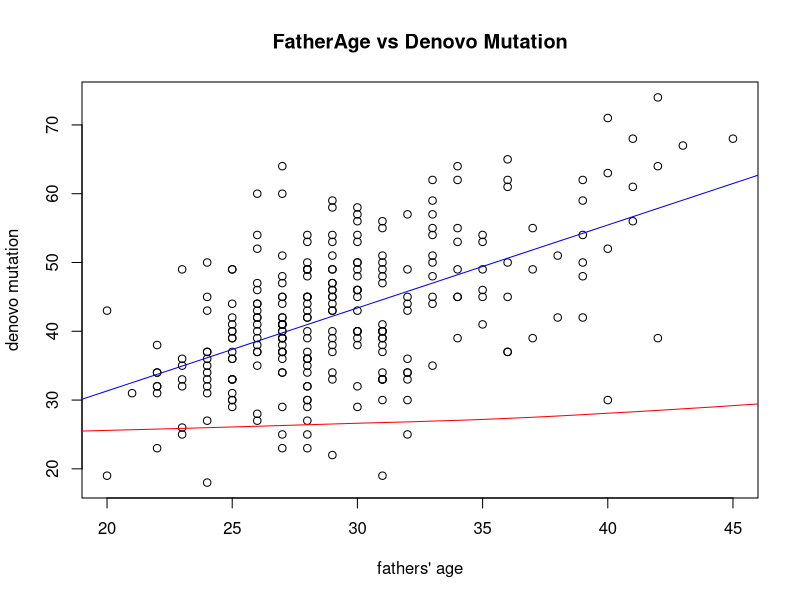
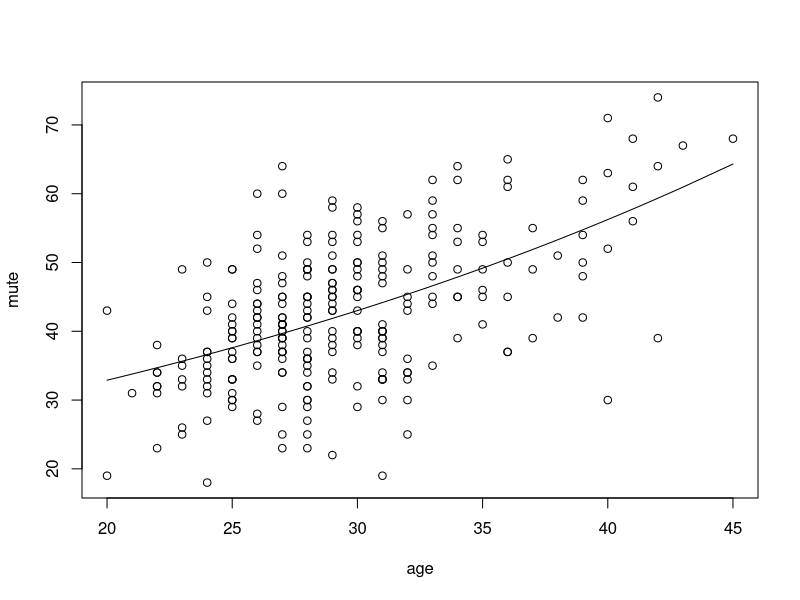
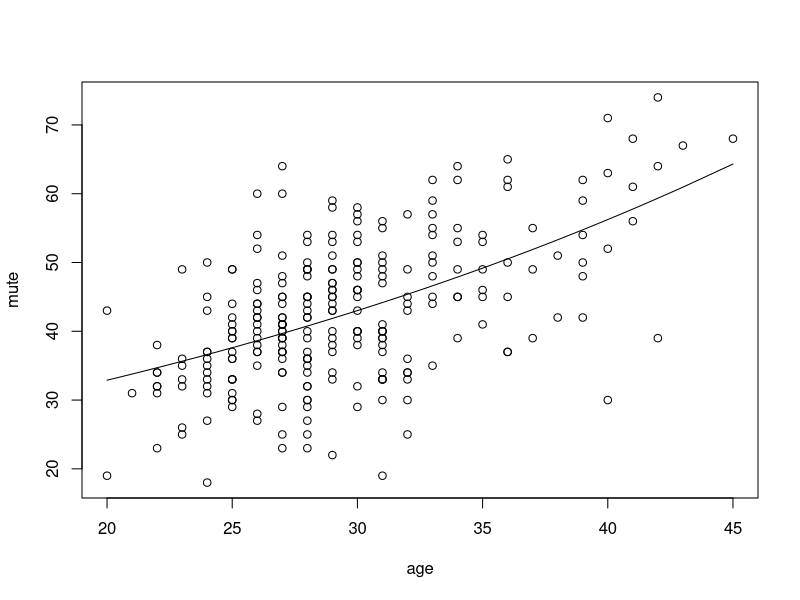
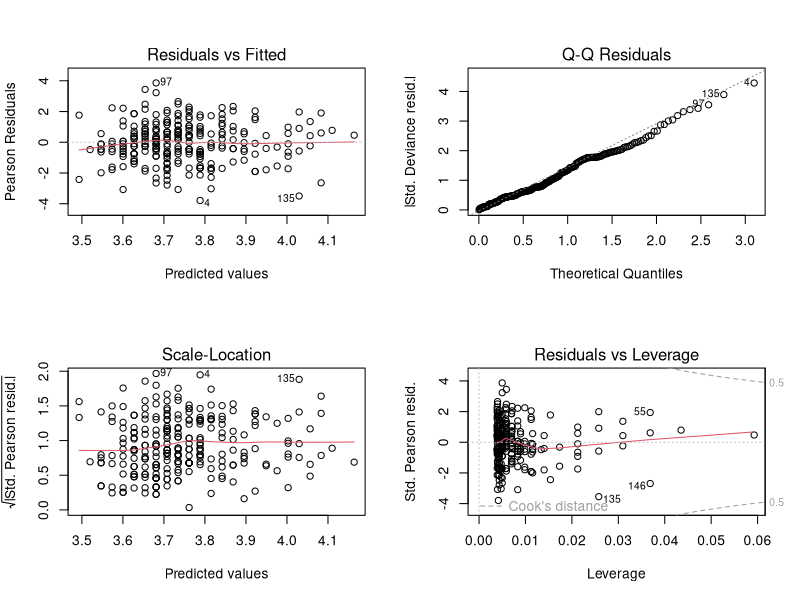
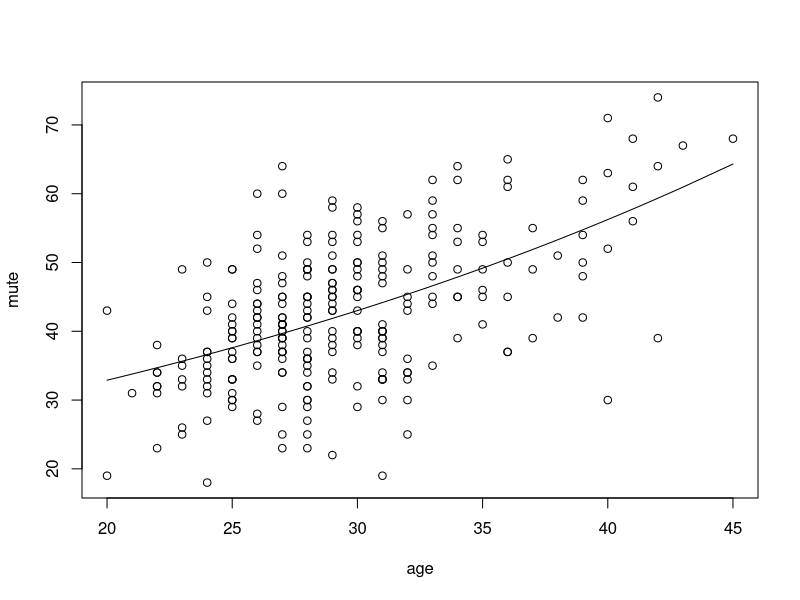
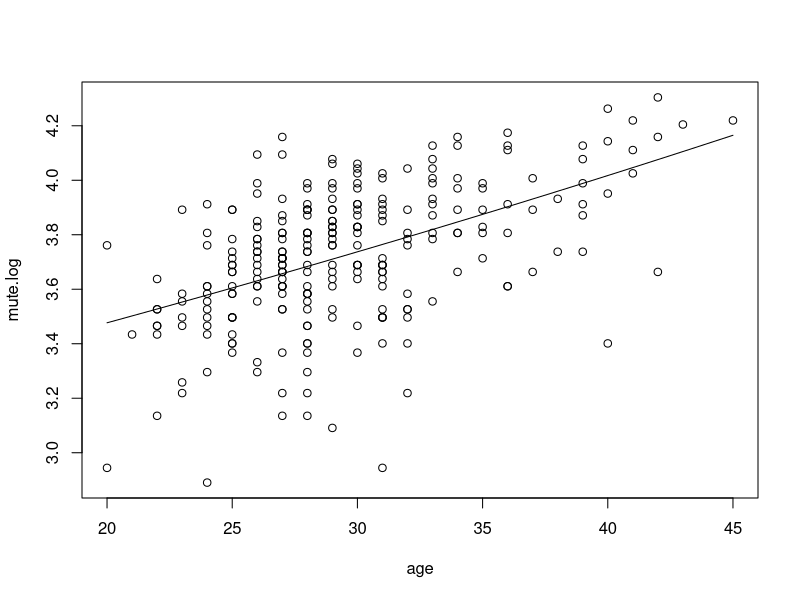
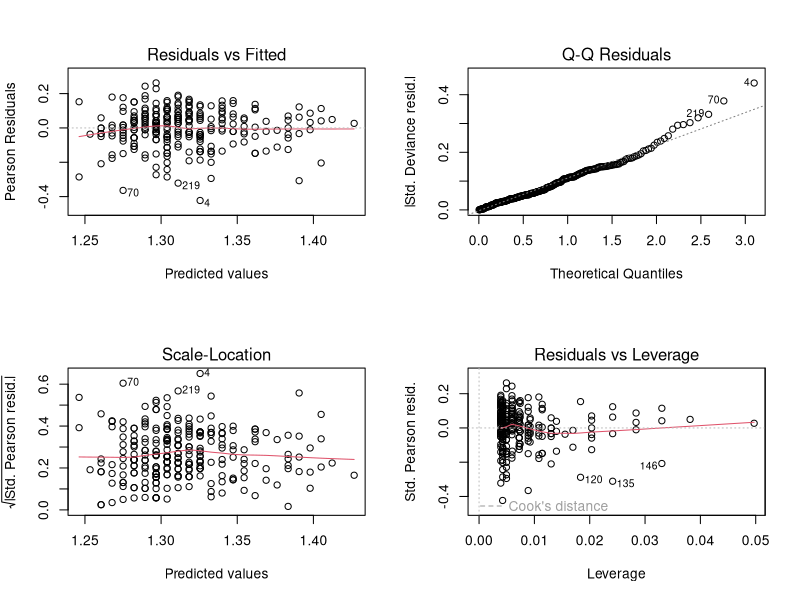
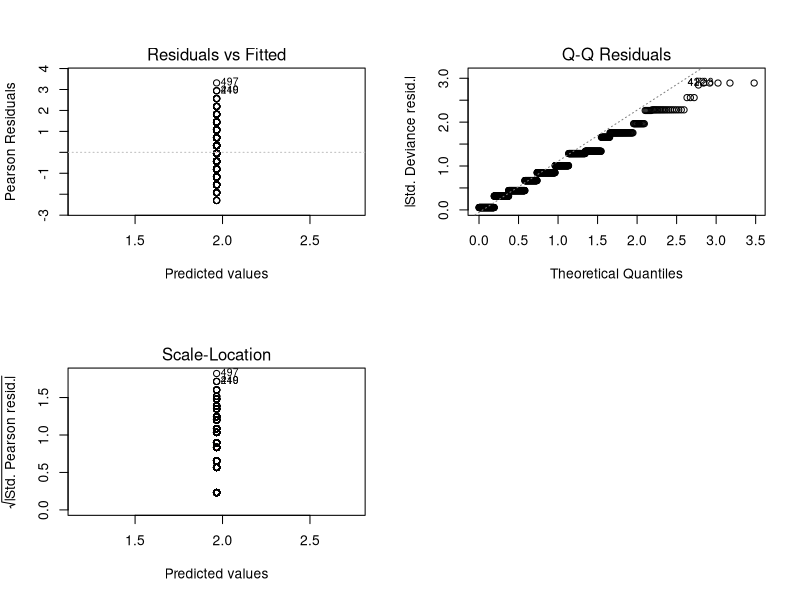

The R script that drew these images, in order: (Note: this script raises an error after producing the figures.)
##Generalized Linear Models

#######

## possible useful packages to install
## ggplot2
install.packages("ggplot2")

## sandwich
install.packages("sandwich")

## msm
install.packages("msm")

## require packages
require(ggplot2)

require(sandwich)

require(msm)

## qqplot included in ggplot2;



## try to simulate the Poisson Regression of Fathers' ages and
## the mutation rate in a certain gene
## 



##### Read in a table of mutation rate and parental ages
## from local file
## the txt document is also available in my github: 
##https://github.com/breezedu/Data_Analysis_Duke/blob/master/Figures/denovo_age_data.txt

data <- read.table("denovo_age_data.txt", header = TRUE, sep = "\t")
summary(data)

plot(data$AgeFatherAtConception, data$nDNM, main = "FatherAge vs Denovo Mutation", 
     xlab = "fathers' age", ylab = "denovo mutation")

## add fit lines
abline( lm( data$nDNM ~ data$AgeFatherAtConception), col = "blue") 
lines(lowess(data$nDNM, data$AgeFatherAtConception), col = "red")

age <- data$AgeFatherAtConception
mute <- data$nDNM


## fit mutations against father's age
fitMuteAge <- glm(mute ~ age, family = "poisson")
summary(fitMuteAge)


## coeff
coeff <- coef(fitMuteAge)
coeff

par(mfrow=c(1,1))
plot(age, mute)
xvalues <- sort(age)
log_mean <- coeff[1] + coeff[2] * xvalues

mean_value <- exp(log_mean)
lines(xvalues, mean_value)

plot(age, mute)
lines(xvalues, mean_value)

## Q-Q plot
par(mfrow=c(2,2))
plot(fitMuteAge)


#####################################
## model allowing for overdispersion:

fit.overdis <- glm(mute ~ age, family = quasipoisson)
summary(fit.overdis)

## coefficient
coeff.overdis <- coef(fit.overdis)
coeff.overdis

par(mfrow = c(1, 1))

plot(age, mute)
xvalues <-sort(age)
log_mean.overdis <- coeff.overdis[1] + coeff.overdis[2] * xvalues

mean_value.overdis <- exp(log_mean.overdis)
lines(xvalues, mean_value.overdis)






#######################
#######################
## fit log-mutations against father's age
## this looks similar to the upper plot 
#mute.log <- as.integer(mute.log)
mute.log <- log(mute)
mute.log

fitLogMute <- glm(mute.log ~ age, family = "poisson")
summary(fitLogMute)

## coeff of log mutations against age
coeff.log <- coef(fitLogMute)
coeff.log

plot(age, mute.log)
x_values.log <- sort(age)

mean.log <- coeff.log[1] + coeff.log[2] * x_values.log
mean_value.log <- exp(mean.log)
lines(x_values.log, mean_value.log)


## Q-Q plot
par(mfrow=c(2,2))
##plot(fitMuteAge)

plot(fitLogMute)






############################################################
# mutation rate for gene_X
lambda <- runif(1000,5,9)

# generate fathers' age, a normal distribution (35, 6)
age <- rnorm(1000, 35, 6)


# number of mutations (count) in gene_X
# here we try three different methods to generate mutations
X1 <- rpois(1000,mean(lambda))
X2 <- rpois(1000,lambda)
X3 <- rpois(1000, age)

# try two different offset(), see which one would fit well
l.MR <- rep(log(mean(lambda)),1000)

l2.MR <- log(lambda)


## fit mutations with different offsets

# fit X1 to two offsets
fitX1_mLamb <- glm(X1~offset(l.MR),family="poisson")
fitX1_Lamb <- glm(X1 ~ offset(l2.MR), family="poisson")

# fit X2 to two offsets
fitX2_mLamb <- glm( X2~offset(l.MR), family = "poisson")
fitX2_Lamb <- glm( X2~offset(l2.MR), family = "poisson")

# fit X3 to two offsets
fitX3_mLamb <- glm( X3~offset(l.MR), family = "poisson")   ## family = "poisson")
fitX3_Lamb <- glm( X3~offset(l2.MR), family = "poisson")   ## family = "poisson")


##fit4 <- glm( X3~offset(l.MR), family = "poisson")
##fit5 <- glm( X3~offset(l2.MR), family = "poisson")


## summary fit1 - fit5
summary(fitX1_mLamb)
summary(fitX1_Lamb)

summary(fitX2_mLamb)
summary(fitX2_Lamb)

summary(fitX3_mLamb)
summary(fitX3_Lamb)



## plot all fited models
# plot fitX1 to two offsets
par(mfrow=c(2,2))
plot(fitX1_mLamb)

par(mfrow=c(2,2))
plot(fitX1_Lamb)


# plot fit X2 to two offsets
par(mfrow=c(2,2))
plot(fitX2_mLamb)

par(mfrow=c(2,2))
plot(fitX2_Lamb)


# plot fit X3 to two offsets
par(mfrow=c(2,2))
plot(fitX3_mLamb)

par(mfrow=c(2,2))
plot(fitX3_Lamb)











#########################################
#########################################
## NOT useful below, still working on these plotting code

fitted(fit1)


## cal the Intercept for fit
cov.fit <- vcovHC(fit, type = "HC0")
cov.fit <- vcovHC(fit, type="HC0")
std.err <- sqrt(diag(cov.fit))
r.est <- cbind(Estimate = coef(fit), "Robust SE" = std.err,
               "Pr(>|z|)" = 2 * pnorm( abs( coef(fit)/std.err), lower.tail = FALSE),
               LL = coef(fit) - 1.96 * std.err, 
               UL = coef(fit) + 1.96 * std.err)

r.est

##
with(fit, cbind(res.deviance = deviance, df = df.residual,
                p = pchisq(deviance, df.residual, lower.tail=FALSE)))

fit_update <- update(fit2, . ~ . - X2)

##anova
anova(fit_update, fit, test = "Chisq")




## cal the Intercept for fit2
cov.fit2 <- vcovHC(fit2, type = "HC0")
cov.fit2 <- vcovHC(fit2, type="HC0")
std.err <- sqrt(diag(cov.fit2))
r2.est <- cbind(Estimate = coef(fit2), "Robust SE" = std.err,
                "Pr(>|z|)" = 2 * pnorm( abs( coef(fit2)/std.err), lower.tail = FALSE),
                LL = coef(fit2) - 1.96 * std.err, 
                UL = coef(fit2) + 1.96 * std.err)

r2.est

##
with(fit2, cbind(res.deviance = deviance, df = df.residual,
                 p = pchisq(deviance, df.residual, lower.tail=FALSE)))

##anova(fit2, fit, test = "Chisq")
anova(fit, test = "Chisq")
anova(fit2, test = "Chisq")
anova(fit3, test = "Chisq")

##drop1()
drop1(fit, test = "Chisq")


plot(fit)

plot(fit2)

plot(fit3)
